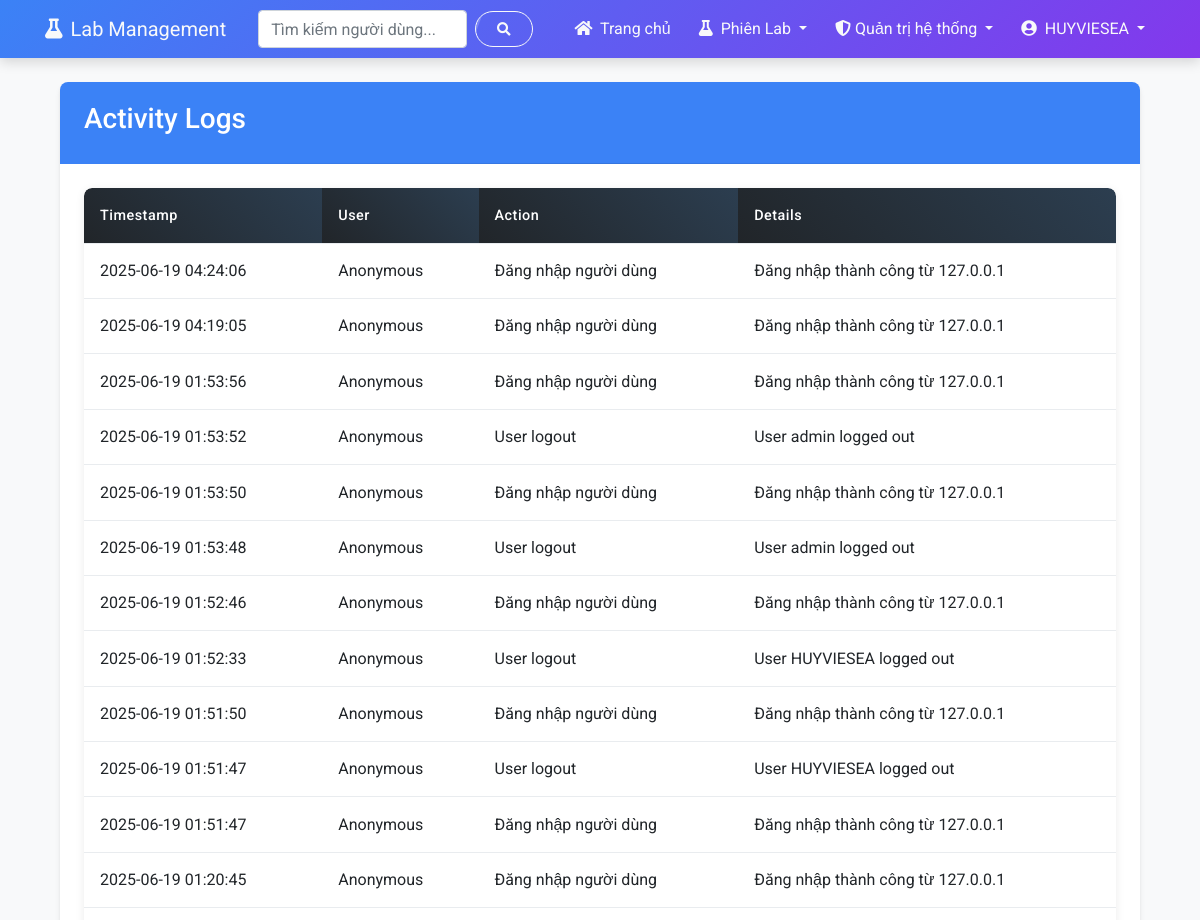
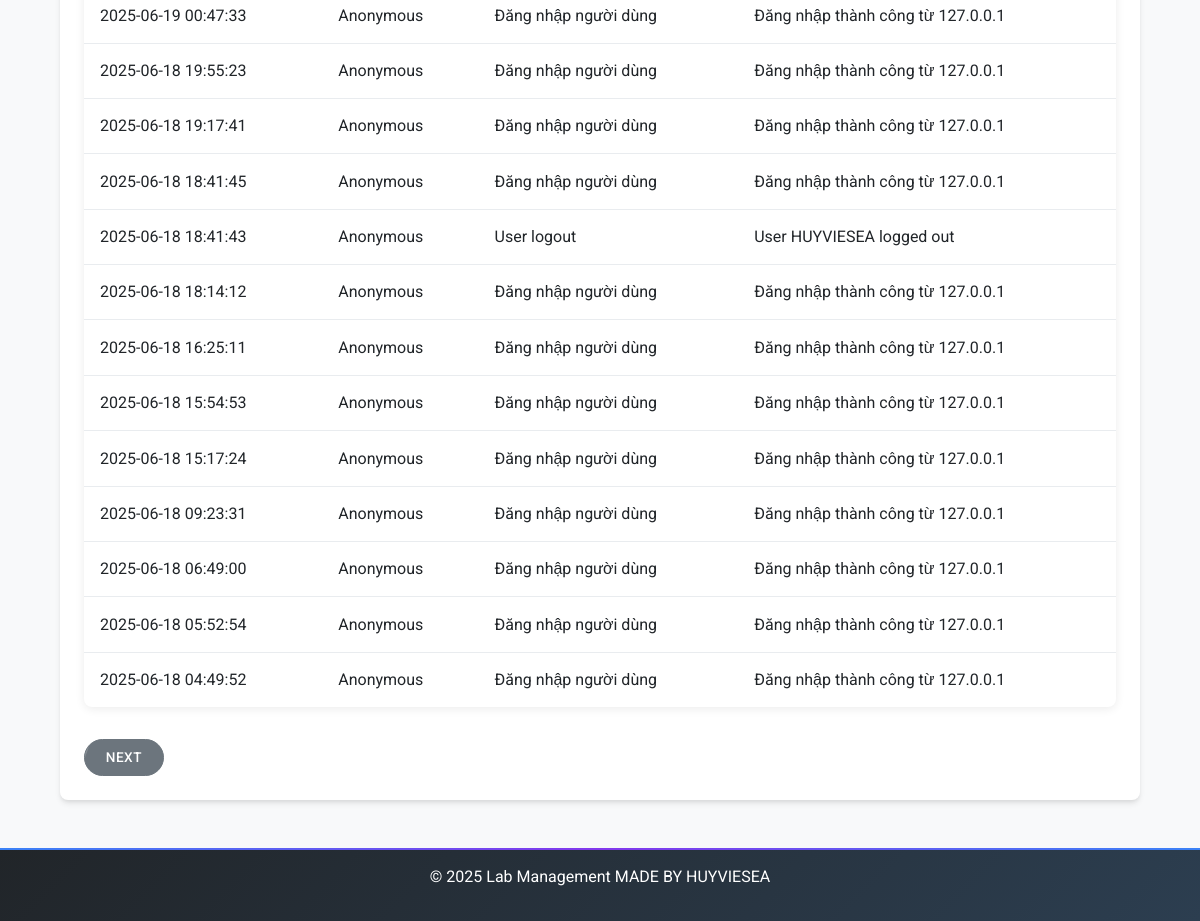
Page /admin/activity-logs (signed in) on the earlier database version (2 pictures, top to bottom).
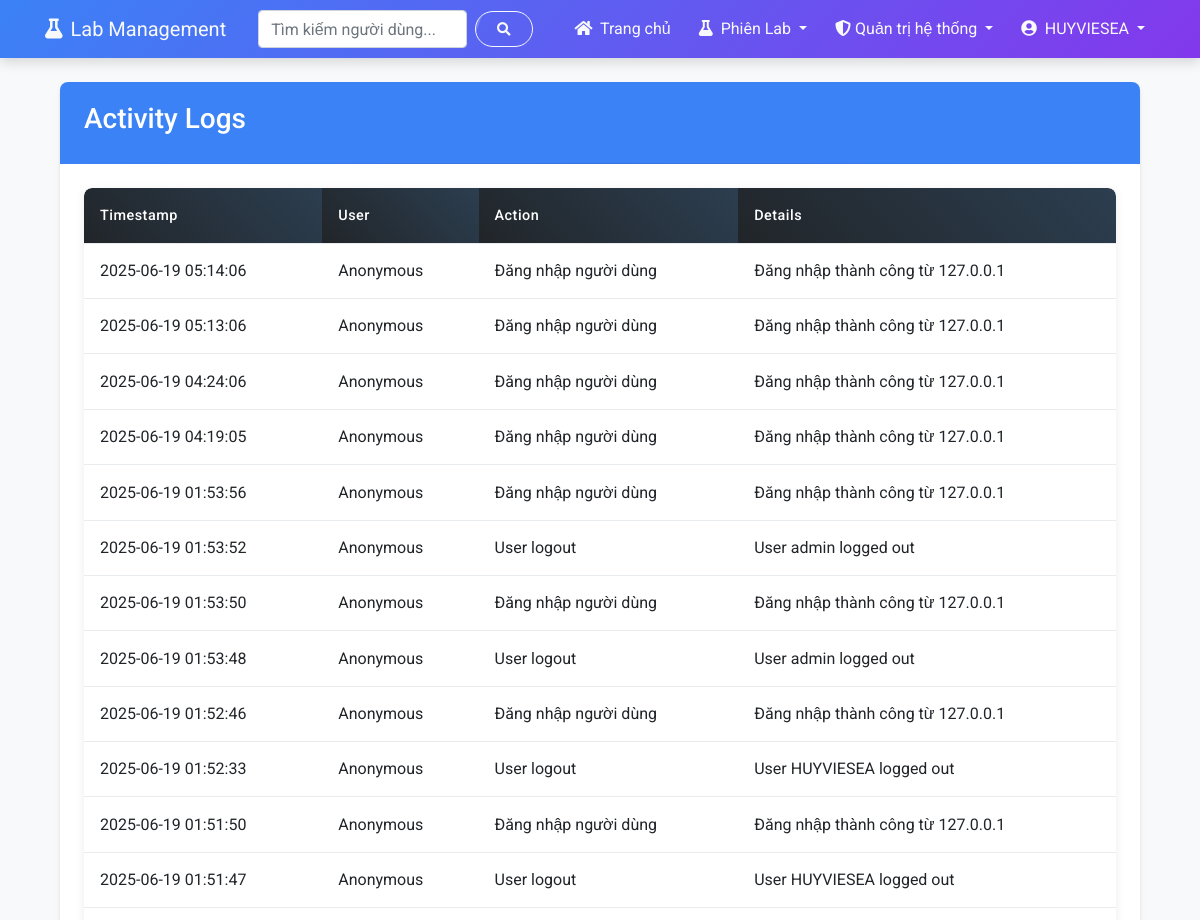
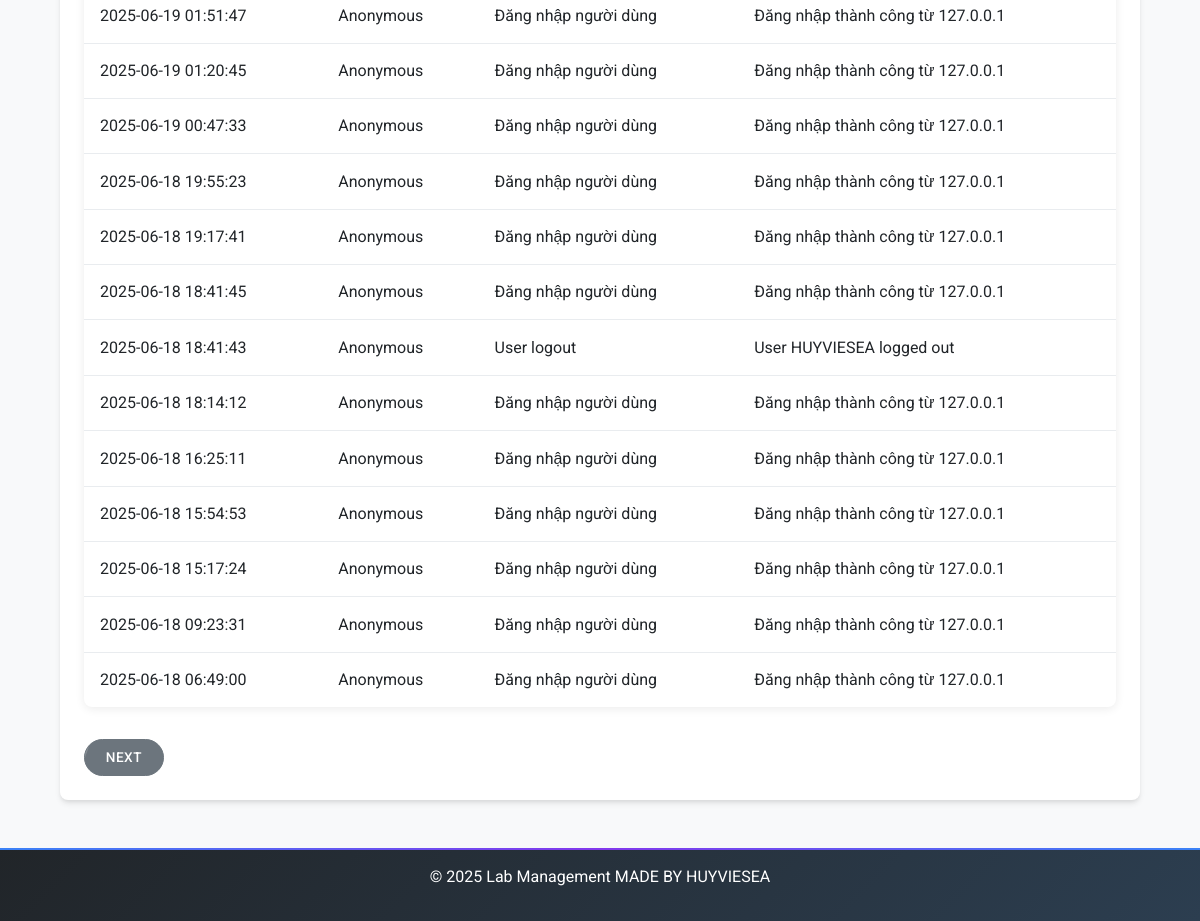
Same page on the later database version (2 pictures, top to bottom).
### app/models.py (models this page shows, shortened)
class NguoiDung(UserMixin, db.Model):
    id = db.Column(db.Integer, primary_key=True)
    ten_nguoi_dung = db.Column(db.String(80), unique=True, nullable=False)
    email = db.Column(db.String(120), unique=True, nullable=False)
    mat_khau_hash = db.Column(db.String(256))
    vai_tro = db.Column(db.String(20), default="nguoi_dung")  # quan_tri_he_thong, quan_tri_vien, nguoi_dung
    ngay_tao = db.Column(db.DateTime, default=datetime.utcnow)
    last_seen = db.Column(db.DateTime, default=datetime.utcnow)
    bio = db.Column(db.Text, nullable=True)  # Thêm trường bio cho giới thiệu bản thân
    reset_token = db.Column(db.String(100), nullable=True)
    reset_token_expiry = db.Column(db.Integer, nullable=True)  # Unix timestamp
    def is_admin(self):
        return self.vai_tro in ["quan_tri_vien", "quan_tri_he_thong"]
    def is_admin_manager(self):
        return self.vai_tro == "quan_tri_he_thong"

class NhatKyHoatDong(db.Model):
    id = db.Column(db.Integer, primary_key=True)
    nguoi_dung_ma = db.Column(db.Integer, db.ForeignKey("nguoi_dung.id"), nullable=True)
    nguoi_dung = db.relationship("NguoiDung", backref="nhat_ky")
    hanh_dong = db.Column(db.String(128), nullable=False)
    chi_tiet = db.Column(db.Text, nullable=True)
    dia_chi_ip = db.Column(db.String(45), nullable=True)
    thoi_gian = db.Column(db.DateTime, default=datetime.utcnow)

### app/routes/admin.py (the view)
@admin_bp.route('/activity-logs')
@admin_bp.route('/activity-logs/<int:page>')
@login_required
@admin_required
@cached_route(timeout=120, key_prefix='admin_activity_logs')
def activity_logs(page=1):
    per_page = CaiDatHeThong.lay_gia_tri("items_per_page", 25)
    logs = NhatKyHoatDong.query.order_by(NhatKyHoatDong.thoi_gian.desc()).paginate(
        page=page, per_page=per_page, error_out=False
    )
    return render_template("admin/admin_logs.html", logs=logs)

### app/cache/cache_manager.py (called while the page is built, shortened)
    def get_cache(self) -> Optional[Any]:
        if self.cache:
            return self.cache
        try:
            from flask import current_app
            cache_ext = current_app.extensions.get('cache')
            if cache_ext and isinstance(cache_ext, dict):
                for cache_instance in cache_ext.keys():
                    if hasattr(cache_instance, 'get') and hasattr(cache_instance, 'set') and hasattr(cache_instance, 'delete'):
                        return cache_instance
        except Exception as e:
            logger.error(f"Error getting cache: {e}")
            return None

    def record_miss(self):
        self.metrics['misses'] += 1

    def generate_cache_key(self, prefix, *args, **kwargs):
        key_parts = [prefix]
        if hasattr(g, 'current_user') and current_user.is_authenticated:
            key_parts.append(f"user_{current_user.id}")
        for arg in args:
            if isinstance(arg, (str, int, float)):
                key_parts.append(str(arg))
            else:
                key_parts.append(hashlib.md5(str(arg).encode()).hexdigest()[:8])
        for k, v in sorted(kwargs.items()):
            key_parts.append(f"{k}_{v}")
        return "_".join(key_parts)

### app/models.py (called while the page is built)
    @staticmethod
    def lay_gia_tri(khoa, mac_dinh=None):
        setting = CaiDatHeThong.query.filter_by(khoa=khoa).first()
        if setting is None:
            return mac_dinh
        if setting.kieu == "boolean":
            return setting.gia_tri.lower() in ("true", "1", "yes")
        elif setting.kieu == "integer":
            return int(setting.gia_tri) if setting.gia_tri else 0
        elif setting.kieu == "float":
            return float(setting.gia_tri) if setting.gia_tri else 0.0
        return setting.gia_tri

### app/session_handler.py (called while the page is built)
    def init_app(self, app):
        self.app = app
        @app.before_request
        def ensure_session_consistency():
            self._ensure_session_consistency()

### app/templates/admin/admin_logs.html (shortened to what this page needs)
{% extends "index.html" %}
{% block styles %}
<link rel="stylesheet" href="{{ url_for('static', filename='css/admin_tables.css') }}">
{% endblock %}
{% block content %}
{% if current_user.is_authenticated and (current_user.is_admin() or current_user.is_admin_manager()) %}
<div class="container">
    <div class="card">
        <div class="card-header bg-primary text-white">
            <h3>Activity Logs</h3>
        </div>
        <div class="card-body">
            <div class="table-responsive">
                <table class="table admin-table">
                    <thead>
                        <tr>
                            <th class="sortable">Timestamp</th>
                            <th class="sortable">User</th>
                            <th class="sortable">Action</th>
                            <th>Details</th>
                        </tr>
                    </thead>
                    <tbody>
                        {% for log in logs.items %}
                        <tr>
                            <td>{{ log.thoi_gian.strftime('%Y-%m-%d %H:%M:%S') }}</td>
                            <td>
                                {% if log.user %}
                                    {{ log.nguoi_dung.ten_nguoi_dung }}
                                {% else %}
                                    Anonymous
                                {% endif %}
                            </td>
                            <td>{{ log.hanh_dong }}</td>
                            <td>{{ log.chi_tiet }}</td>
                        </tr>
                        {% endfor %}
                    </tbody>
                </table>
            </div>
            <div class="mt-3">
            {% if logs.has_next %}
                <a href="{{ url_for('admin.activity_logs', page=logs.next_num) }}" class="btn btn-secondary">Next</a>
                {% endif %}
            </div>
        </div>
    </div>
</div>
{% else %}
<div class="alert alert-danger mt-5">Bạn không có quyền truy cập trang này.</div>
{% endif %}
{% endblock %}

### app/templates/index.html (shortened to what this page needs)
{% extends "base.html" %}

### app/templates/base.html (shortened to what this page needs)
<!DOCTYPE html>
<html lang="vi">
<head>
    <link rel="stylesheet" href="https://cdnjs.cloudflare.com/ajax/libs/font-awesome/5.15.3/css/all.min.css">
    <link rel="stylesheet" href="https://stackpath.bootstrapcdn.com/bootstrap/4.5.2/css/bootstrap.min.css">
    <link rel="stylesheet" href="{{ url_for('static', filename='css/base.css') }}">
    <link rel="stylesheet" href="{{ url_for('static', filename='css/flash_messages.css') }}">
    <link rel="stylesheet" href="{{ url_for('static', filename='css/responsive.css') }}">
    {% block styles %}{% endblock %}
</head>
<body class="{% block body_class %}{% endblock %}">
    <nav class="navbar navbar-expand-lg navbar-dark bg-primary">
        <div class="container">
            <a class="navbar-brand" href="{{ url_for('user.dashboard') if current_user.is_authenticated else url_for('auth.login') }}">
                <i class="fas fa-flask mr-2"></i>Lab Management
            </a>
            <div class="collapse navbar-collapse" id="navbarNav">
                <form class="form-inline my-2 my-lg-0 mr-auto ml-3" method="GET" action="{{ url_for('search.search') }}">
                    <input class="form-control mr-sm-2" type="search" name="q" placeholder="Tìm kiếm người dùng..." aria-label="Search">
                    <button class="btn btn-outline-light my-2 my-sm-0" type="submit">
                        <i class="fas fa-search"></i>
                    </button>
                </form>
                <ul class="navbar-nav ml-auto">
                    {% if current_user.is_authenticated %}
                        <li class="nav-item">
                            <a class="nav-link" href="{{ url_for('user.dashboard') }}">
                                <i class="fas fa-home mr-1"></i> Trang chủ
                            </a>
                        </li>
                        <li class="nav-item dropdown">
                            <a class="nav-link dropdown-toggle" href="#" id="labSessionsDropdown" role="button" data-toggle="dropdown">
                                <i class="fas fa-flask mr-1"></i> Phiên Lab
                            </a>
                        </li>
                        {% if current_user.is_admin() %}
                        <li class="nav-item dropdown">
                            <a class="nav-link dropdown-toggle" href="#" id="adminDropdown" role="button" data-toggle="dropdown">
                                {% if current_user.is_admin_manager() %}
                                <i class="fas fa-shield-alt"></i> Quản trị hệ thống
                                {% else %}
                                <i class="fas fa-user-shield"></i> Quản trị viên
                                {% endif %}
                            </a>
                        </li>
                        {% endif %}
                        <li class="nav-item dropdown">
                            <a class="nav-link dropdown-toggle" href="#" id="userDropdown" role="button" data-toggle="dropdown">
                                <i class="fas fa-user-circle mr-1"></i> {{ current_user.ten_nguoi_dung }}
                            </a>
                        </li>
                    {% endif %}
                </ul>
            </div>
        </div>
    </nav>
    <main class="container mt-4">
        {% block content %}{% endblock %}
    </main>
    <footer class="bg-dark text-white text-center py-3 mt-5">
        <p>&copy; 2025 Lab Management MADE BY HUYVIESEA
        </p>
    </footer>
</body>
</html>

### app/static/css/base.css (style rules this page uses)
body { font-family: 'Roboto', sans-serif; background-color: var(--light-bg); color: var(--text-color); line-height: 1.6; position: relative; overflow-x: hidden; }
.navbar { background: linear-gradient(135deg, var(--primary-color), var(--secondary-color)); margin-bottom: 20px; box-shadow: 0 4px 12px rgba(0, 0, 0, 0.15); border: none; transition: var(--transition); }
.navbar-dark .navbar-brand, .navbar-dark .navbar-nav .nav-link { color: var(--text-light); transition: var(--transition); }
.navbar-nav { align-items: center; }
.navbar-nav .nav-item { padding: 0 2px; }
.navbar-nav .nav-link { white-space: nowrap; }
.navbar-nav .nav-item { margin-left: 2px; }
.navbar-nav .nav-link { padding: 0.5rem 0.75rem; white-space: nowrap; }
.card { margin-bottom: 24px; border: none; border-radius: var(--border-radius); box-shadow: var(--box-shadow); transition: var(--transition); overflow: hidden; background: #ffffff; position: relative; }
.card-header { font-weight: 500; border-bottom: none; padding: 1.25rem 1.5rem; position: relative; z-index: 1; }
.card-header:after { content: ''; position: absolute; bottom: 0; left: 0; width: 100%; height: 1px; background: linear-gradient(to right, transparent, rgba(0, 0, 0, 0.1), transparent); }
.card-body { padding: 1.5rem; }
.btn { border-radius: 50px; padding: 0.5rem 1.5rem; transition: var(--transition); font-weight: 500; text-transform: uppercase; font-size: 0.85rem; letter-spacing: 0.5px; position: relative; overflow: hidden; }
.btn:after { content: ''; position: absolute; top: 0; left: -100%; width: 100%; height: 100%; background: rgba(255, 255, 255, 0.2); transform: skewX(-20deg); transition: all 0.6s ease; }
.table { box-shadow: var(--box-shadow); border-radius: var(--border-radius); overflow: hidden; margin-bottom: 2rem; }
.table thead th { background: linear-gradient(45deg, var(--dark-bg), #2c3e50); color: var(--text-light); border: none; padding: 1rem; font-weight: 500; }
.table td { padding: 1rem; vertical-align: middle; border-top: 1px solid #e9ecef; }
footer { background: linear-gradient(135deg, var(--dark-bg), #2c3e50); color: var(--text-light); padding: 2rem 0; margin-top: 3rem; position: relative; overflow: hidden; }
footer:before { content: ''; position: absolute; top: 0; left: 0; width: 100%; height: 2px; background: linear-gradient(to right, var(--primary-color), var(--secondary-color), var(--primary-color)); }

### app/static/css/responsive.css (style rules this page uses)
:root { --breakpoint-xs: 0; --breakpoint-sm: 576px; --breakpoint-md: 768px; --breakpoint-lg: 992px; --breakpoint-xl: 1200px; }
html { font-size: 15px; scroll-behavior: smooth; }
body { overflow-x: hidden; width: 100%; min-height: 100vh; }
.container { width: 100%; padding-right: 15px; padding-left: 15px; margin-right: auto; margin-left: auto; }
@media (min-width: 576px) { html { font-size: 16px; } }
@media (min-width: 576px) { .container { max-width: 540px; } }
@media (min-width: 576px) { input, select, textarea { font-size: 0.95rem; padding: 0.6rem; } }
@media (min-width: 576px) { .btn { padding: 0.45rem 1.3rem; } }
@media (min-width: 576px) { .table td, .table th { padding: 0.8rem; } }
@media (min-width: 576px) { .card { margin-bottom: 1.5rem; } }
@media (min-width: 768px) { .container { max-width: 720px; } }
@media (min-width: 768px) { .navbar-nav { flex-direction: row; } }
@media (min-width: 768px) { .navbar-nav .nav-item { margin-left: 0.5rem; } }
@media (min-width: 768px) { .container, .form-container, .overlay-panel { transition: all 0.6s ease-in-out; } }
@media (min-width: 768px) { .admin-table thead th { padding: 1rem; font-size: 0.9rem; } }
@media (min-width: 992px) { .container { max-width: 960px; } }
@media (min-width: 992px) { .navbar-expand-lg .navbar-nav { flex-direction: row; } }
@media (min-width: 992px) { button, a, .card, .btn { transition: all 0.3s cubic-bezier(0.25, 0.8, 0.25, 1); } }
@media (min-width: 992px) { .table-responsive { overflow: visible; } }
@media (min-width: 1200px) { .container { max-width: 1140px; } }

Differences in the rows shown:
no longer on this page (row unchanged): NhatKyHoatDong: thoi_gian "2025-06-18 05:52:54", hanh_dong "Đăng nhập người dùng", chi_tiet "Đăng nhập thành công từ 127.0.0.1"
no longer on this page (row unchanged): NhatKyHoatDong: thoi_gian "2025-06-18 04:49:52", hanh_dong "Đăng nhập người dùng", chi_tiet "Đăng nhập thành công từ 127.0.0.1"
added NhatKyHoatDong: thoi_gian "2025-06-19 05:14:06", hanh_dong "Đăng nhập người dùng", chi_tiet "Đăng nhập thành công từ 127.0.0.1"
added NhatKyHoatDong: thoi_gian "2025-06-19 05:13:06", hanh_dong "Đăng nhập người dùng", chi_tiet "Đăng nhập thành công từ 127.0.0.1"
